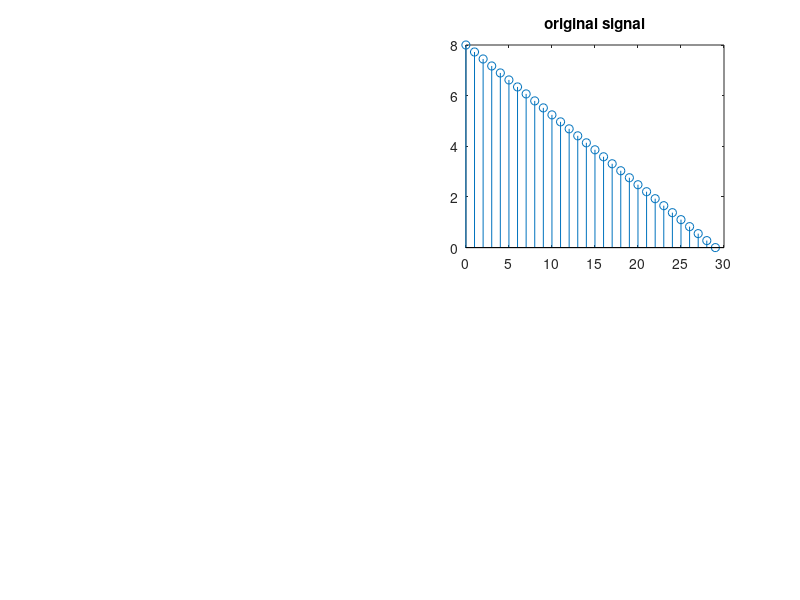

This figure's MATLAB source: (Note: this script raises an error after producing the figure.)
clear all;
figure(1);

%% original signal
x = linspace(8.0 , 0, 30);
nx = 0:(length(x)-1);
subplot(2,2,2);
stem(nx,x);title('original signal');

%% shifted and noise-added signal
[y,ny] = sigshift(x,nx,5);              % obtain x(n-2)
w = randn(1,length(y)); nw = ny;        % generate w(n)
[y,ny] = sigadd(y,ny,w,nw);             % obtain y(n) = x(n-2) + w(n)
subplot(2,2,1);
stem(ny,y);title('shifted + noise');

%% folded signal for calculating correlation
[x,nx] = sigfold(x,nx);                 % obtain x(-n)
[rxy,nrxy] = conv_m(y,ny,x,nx);         % cross-corrlation
subplot(2,2,3);
stem(nx,x);title('folded signal');

%% correlation
subplot(2,2,4);
stem(nrxy,rxy);title('correlation');



% Example 2.9
%
% x(n)=[3,11,7,0,-1,4,2]; nx = [-3:3]
% y(n)=x(n-2)+w(n)
% ryx = cross(y,x)
%
% noise sequence 1
% 
% x = [3, 11, 7, 0, -1, 4, 2]; nx=[-3:3]; % given signal x(n)
% [y,ny] = sigshift(x,nx,2);              % obtain x(n-2)
% w = randn(1,length(y)); nw = ny;        % generate w(n)
% [y,ny] = sigadd(y,ny,w,nw);             % obtain y(n) = x(n-2) + w(n)
% [x,nx] = sigfold(x,nx);                 % obtain x(-n)
% [rxy,nrxy] = conv_m(y,ny,x,nx);         % cross-corrlation
% subplot(2,1,1);stem(nrxy,rxy)
% axis([-4,8,-50,250]);xlabel('lag variable l')
% ylabel('rxy');title('Crosscorrelation: noise sequence 1')
% gtext('Maximum')
% 
% %
% 
% % noise sequence 2
% 
% x = [3, 11, 7, 0, -1, 4, 2]; nx=[-3:3]; % given signal x(n)
% [y,ny] = sigshift(x,nx,2);              % obtain x(n-2)
% w = randn(1,length(y)); nw = ny;        % generate w(n)
% [y,ny] = sigadd(y,ny,w,nw);             % obtain y(n) = x(n-2) + w(n)
% [x,nx] = sigfold(x,nx);                 % obtain x(-n)
% [rxy,nrxy] = conv_m(y,ny,x,nx);         % cross-corrlation
% subplot(2,1,2);stem(nrxy,rxy)
% gtext('Maximum')
% axis([-4,8,-50,250]);xlabel('lag variable l')
% ylabel('rxy');title('Crosscorrelation: noise sequence 2')